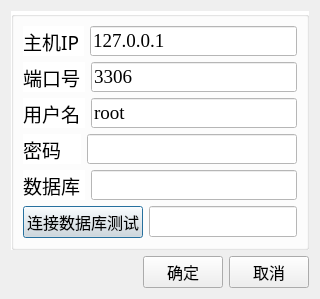
<?xml version="1.0" encoding="UTF-8"?>
<ui version="4.0">
 <class>Dialog</class>
 <widget class="QDialog" name="Dialog">
  <property name="geometry">
   <rect>
    <x>0</x>
    <y>0</y>
    <width>320</width>
    <height>295</height>
   </rect>
  </property>
  <property name="font">
   <font>
    <family>微软雅黑</family>
    <pointsize>12</pointsize>
   </font>
  </property>
  <property name="windowTitle">
   <string>数据库配置</string>
  </property>
  <layout class="QVBoxLayout" name="verticalLayout_2">
   <item>
    <widget class="QGroupBox" name="database_set_gb">
     <property name="styleSheet">
      <string notr="true">background-color: rgb(255, 255, 255);</string>
     </property>
     <property name="title">
      <string/>
     </property>
     <layout class="QVBoxLayout" name="verticalLayout">
      <item>
       <layout class="QHBoxLayout" name="horizontalLayout">
        <item>
         <widget class="QLabel" name="lb_ip">
          <property name="sizePolicy">
           <sizepolicy hsizetype="Preferred" vsizetype="Preferred">
            <horstretch>0</horstretch>
            <verstretch>0</verstretch>
           </sizepolicy>
          </property>
          <property name="font">
           <font>
            <family>微软雅黑</family>
            <pointsize>14</pointsize>
           </font>
          </property>
          <property name="autoFillBackground">
           <bool>false</bool>
          </property>
          <property name="text">
           <string>主机IP </string>
          </property>
          <property name="scaledContents">
           <bool>false</bool>
          </property>
          <property name="alignment">
           <set>Qt::AlignCenter</set>
          </property>
          <property name="wordWrap">
           <bool>false</bool>
          </property>
         </widget>
        </item>
        <item>
         <widget class="QLineEdit" name="le_ip">
          <property name="font">
           <font>
            <family>Times New Roman</family>
            <pointsize>14</pointsize>
           </font>
          </property>
          <property name="text">
           <string>127.0.0.1</string>
          </property>
          <property name="echoMode">
           <enum>QLineEdit::Normal</enum>
          </property>
         </widget>
        </item>
       </layout>
      </item>
      <item>
       <layout class="QHBoxLayout" name="horizontalLayout_2">
        <item>
         <widget class="QLabel" name="lb_port">
          <property name="sizePolicy">
           <sizepolicy hsizetype="Preferred" vsizetype="Preferred">
            <horstretch>0</horstretch>
            <verstretch>0</verstretch>
           </sizepolicy>
          </property>
          <property name="font">
           <font>
            <family>微软雅黑</family>
            <pointsize>14</pointsize>
           </font>
          </property>
          <property name="autoFillBackground">
           <bool>false</bool>
          </property>
          <property name="text">
           <string>端口号 </string>
          </property>
          <property name="scaledContents">
           <bool>false</bool>
          </property>
          <property name="alignment">
           <set>Qt::AlignCenter</set>
          </property>
          <property name="wordWrap">
           <bool>false</bool>
          </property>
         </widget>
        </item>
        <item>
         <widget class="QLineEdit" name="le_port">
          <property name="font">
           <font>
            <family>Times New Roman</family>
            <pointsize>14</pointsize>
           </font>
          </property>
          <property name="inputMask">
           <string/>
          </property>
          <property name="text">
           <string>3306</string>
          </property>
          <property name="echoMode">
           <enum>QLineEdit::Normal</enum>
          </property>
         </widget>
        </item>
       </layout>
      </item>
      <item>
       <layout class="QHBoxLayout" name="horizontalLayout_3">
        <item>
         <widget class="QLabel" name="lb_ac">
          <property name="sizePolicy">
           <sizepolicy hsizetype="Preferred" vsizetype="Preferred">
            <horstretch>0</horstretch>
            <verstretch>0</verstretch>
           </sizepolicy>
          </property>
          <property name="font">
           <font>
            <family>微软雅黑</family>
            <pointsize>14</pointsize>
           </font>
          </property>
          <property name="autoFillBackground">
           <bool>false</bool>
          </property>
          <property name="text">
           <string>用户名 </string>
          </property>
          <property name="scaledContents">
           <bool>false</bool>
          </property>
          <property name="alignment">
           <set>Qt::AlignCenter</set>
          </property>
          <property name="wordWrap">
           <bool>false</bool>
          </property>
         </widget>
        </item>
        <item>
         <widget class="QLineEdit" name="le_ac">
          <property name="font">
           <font>
            <family>Times New Roman</family>
            <pointsize>14</pointsize>
           </font>
          </property>
          <property name="text">
           <string>root</string>
          </property>
          <property name="echoMode">
           <enum>QLineEdit::Normal</enum>
          </property>
         </widget>
        </item>
       </layout>
      </item>
      <item>
       <layout class="QHBoxLayout" name="horizontalLayout_4">
        <item>
         <widget class="QLabel" name="lb_pw">
          <property name="sizePolicy">
           <sizepolicy hsizetype="Preferred" vsizetype="Preferred">
            <horstretch>0</horstretch>
            <verstretch>0</verstretch>
           </sizepolicy>
          </property>
          <property name="font">
           <font>
            <family>微软雅黑</family>
            <pointsize>14</pointsize>
           </font>
          </property>
          <property name="autoFillBackground">
           <bool>false</bool>
          </property>
          <property name="text">
           <string>密码    </string>
          </property>
          <property name="scaledContents">
           <bool>false</bool>
          </property>
          <property name="alignment">
           <set>Qt::AlignCenter</set>
          </property>
          <property name="wordWrap">
           <bool>false</bool>
          </property>
         </widget>
        </item>
        <item>
         <widget class="QLineEdit" name="le_pw">
          <property name="font">
           <font>
            <family>Times New Roman</family>
            <pointsize>14</pointsize>
           </font>
          </property>
          <property name="echoMode">
           <enum>QLineEdit::PasswordEchoOnEdit</enum>
          </property>
         </widget>
        </item>
       </layout>
      </item>
      <item>
       <layout class="QHBoxLayout" name="horizontalLayout_6">
        <item>
         <widget class="QLabel" name="lb_db">
          <property name="sizePolicy">
           <sizepolicy hsizetype="Preferred" vsizetype="Preferred">
            <horstretch>0</horstretch>
            <verstretch>0</verstretch>
           </sizepolicy>
          </property>
          <property name="font">
           <font>
            <family>微软雅黑</family>
            <pointsize>14</pointsize>
           </font>
          </property>
          <property name="autoFillBackground">
           <bool>false</bool>
          </property>
          <property name="text">
           <string>数据库 </string>
          </property>
          <property name="scaledContents">
           <bool>false</bool>
          </property>
          <property name="alignment">
           <set>Qt::AlignCenter</set>
          </property>
          <property name="wordWrap">
           <bool>false</bool>
          </property>
         </widget>
        </item>
        <item>
         <widget class="QLineEdit" name="le_db">
          <property name="font">
           <font>
            <family>Times New Roman</family>
            <pointsize>14</pointsize>
           </font>
          </property>
          <property name="text">
           <string/>
          </property>
         </widget>
        </item>
       </layout>
      </item>
      <item>
       <spacer name="verticalSpacer">
        <property name="orientation">
         <enum>Qt::Vertical</enum>
        </property>
        <property name="sizeHint" stdset="0">
         <size>
          <width>20</width>
          <height>40</height>
         </size>
        </property>
       </spacer>
      </item>
      <item>
       <layout class="QHBoxLayout" name="horizontalLayout_7">
        <item>
         <widget class="QPushButton" name="pb_db_test">
          <property name="sizePolicy">
           <sizepolicy hsizetype="Preferred" vsizetype="Fixed">
            <horstretch>0</horstretch>
            <verstretch>0</verstretch>
           </sizepolicy>
          </property>
          <property name="font">
           <font>
            <family>微软雅黑</family>
            <pointsize>12</pointsize>
           </font>
          </property>
          <property name="styleSheet">
           <string notr="true">background-color: rgb(225, 225, 225);</string>
          </property>
          <property name="text">
           <string>连接数据库测试</string>
          </property>
         </widget>
        </item>
        <item>
         <widget class="QLineEdit" name="le_test_res">
          <property name="font">
           <font>
            <family>微软雅黑</family>
            <pointsize>12</pointsize>
           </font>
          </property>
          <property name="styleSheet">
           <string notr="true">color: rgb(255, 0, 0);</string>
          </property>
          <property name="alignment">
           <set>Qt::AlignCenter</set>
          </property>
         </widget>
        </item>
       </layout>
      </item>
     </layout>
    </widget>
   </item>
   <item>
    <layout class="QHBoxLayout" name="horizontalLayout_5">
     <item>
      <spacer name="horizontalSpacer">
       <property name="orientation">
        <enum>Qt::Horizontal</enum>
       </property>
       <property name="sizeType">
        <enum>QSizePolicy::MinimumExpanding</enum>
       </property>
       <property name="sizeHint" stdset="0">
        <size>
         <width>40</width>
         <height>20</height>
        </size>
       </property>
      </spacer>
     </item>
     <item>
      <widget class="QPushButton" name="pb_db_ok">
       <property name="font">
        <font>
         <family>微软雅黑</family>
         <pointsize>12</pointsize>
        </font>
       </property>
       <property name="text">
        <string>确定</string>
       </property>
      </widget>
     </item>
     <item>
      <widget class="QPushButton" name="pb_db_cancel">
       <property name="font">
        <font>
         <family>微软雅黑</family>
         <pointsize>12</pointsize>
        </font>
       </property>
       <property name="text">
        <string>取消</string>
       </property>
      </widget>
     </item>
    </layout>
   </item>
  </layout>
 </widget>
 <resources/>
 <connections/>
</ui>
